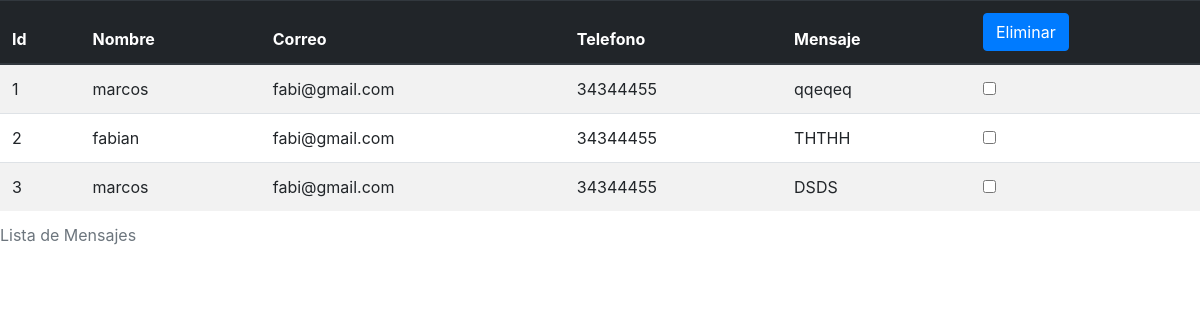
Screenshot of /ver-consultas.php with the database file from the repository.
### tables this page shows
CREATE TABLE IF NOT EXISTS `consultas` (
  `id` int(11) NOT NULL AUTO_INCREMENT,
  `nombre` varchar(50) NOT NULL,
  `correo` varchar(50) NOT NULL,
  `telefono` varchar(30) NOT NULL,
  `mensaje` longtext NOT NULL,
  PRIMARY KEY (`id`)
);

### db.php (called while the page is built, shortened)
<?php
$conn=null;
function db_read( $query ){
	global $conn;
	$result=mysqli_query( $conn , $query, MYSQLI_STORE_RESULT );
	while ( $row = $result->fetch_array(MYSQLI_ASSOC) ) {
		$array[]=$row;
	}
	return $array;
}

### ver-consultas.php (the view, shortened to what this page needs)
<?php
include( dirname( __FILE__ ) . '/db.php' );
$array=db_read( "select * from consultas" );
?>
<!DOCTYPE html>
<html lang="en">
<head>
	<link rel="stylesheet" href="https://stackpath.bootstrapcdn.com/bootstrap/4.1.1/css/bootstrap.min.css">
</head>
<body>
<form action="ver-consultas.php" method="post" onsubmit="contador()" id="tabla">
<table class="table table-striped table table-hover">
<caption>Lista de Mensajes</caption>
<thead class="thead-dark">
    <tr>
      <th scope="col">Id</th>
      <th scope="col">Nombre</th>
      <th scope="col">Correo</th>
      <th scope="col">Telefono</th>
      <th scope="col">Mensaje</th>
      <th><input type="submit" name="btnEliminar" id="leidos" value="Eliminar" class="btn btn-primary"/></th>
    </tr>
</thead>
</body>
</html>
<?php
foreach ($array as $val) {
	echo "<tr><td>" . $val['id'] . "</td><td>" . $val['nombre'] . "</td><td>" . $val['correo'] . "</td><td>" . $val['telefono'] . "</td>
	<td>".$val['mensaje']."</td><td><input type='checkbox' id='checkbox' name='Ids[]' value='" . $val['id'] . "'></td>
	</tr>";
}
?>

### rows the page displays
consultas: id "1", nombre "marcos", correo "fabi@gmail.com", telefono "34344455", mensaje "qqeqeq"
consultas: id "2", nombre "fabian", correo "fabi@gmail.com", telefono "34344455", mensaje "THTHH"
consultas: id "3", nombre "marcos", correo "fabi@gmail.com", telefono "34344455", mensaje "DSDS"
